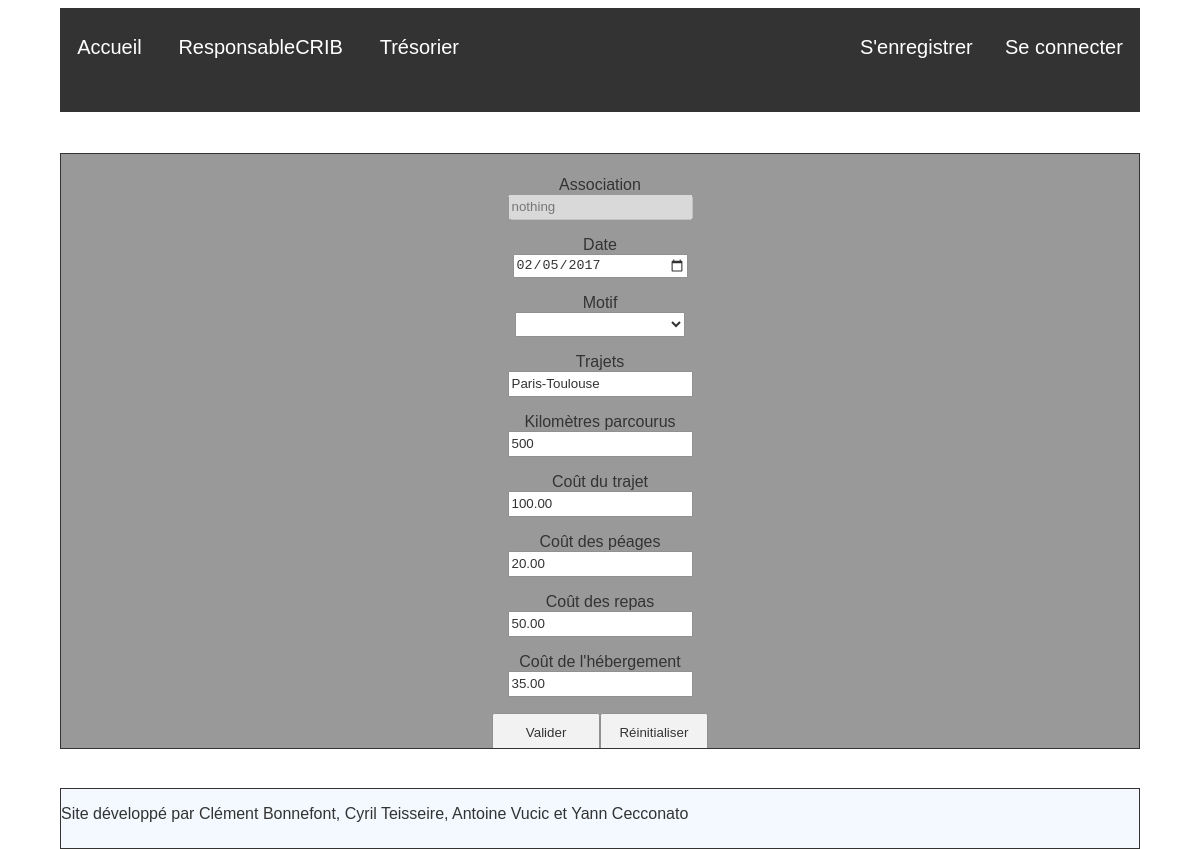
Screenshot of /Pages/Action/edit.php?id=1 with the database file from the repository.
### tables this page shows
CREATE TABLE `ligne_de_frais` (
  `IdFrais` int(11) NOT NULL,
  `DateFrais` date DEFAULT NULL,
  `Trajet` varchar(25) DEFAULT NULL,
  `Km` int(11) DEFAULT NULL,
  `CoutTrajet` decimal(15,2) DEFAULT NULL,
  `CoutPeage` decimal(15,2) DEFAULT NULL,
  `CoutRepas` decimal(15,2) DEFAULT NULL,
  `CoutHebergement` decimal(15,2) DEFAULT NULL,
  `CoutTotal` decimal(15,2) DEFAULT NULL,
  `IdBordereau` int(11) DEFAULT NULL,
  `IdMotifs` int(11) DEFAULT NULL
);

### assets/DAO/DAO.php (called while the page is built, shortened)
<?php
class DAO{
    function __construct(){
        $user = "root";
        $password = "";
        $host = "localhost";
        $name = "fredi";
        $dsn = 'mysql:host=' . $host . ';dbname=' . $name;
        try {
            $pdo = new PDO($dsn, $user, $password, array(PDO::MYSQL_ATTR_INIT_COMMAND => "SET NAMES utf8"));
            $pdo->setAttribute(PDO::ATTR_ERRMODE, PDO::ERRMODE_EXCEPTION);
        } catch (PDOException $e) {
            echo("<p>Erreur lors de la connexion : " . $e->getMessage().'<p>');
        }
        $this->pdo = $pdo;
    }
}
?>

### assets/DAO/ligneDeFraisDAO.php (called while the page is built, shortened)
<?php
class ligneDeFraisDAO extends DAO {
    function findLigneDeFraisById($idFrais) {
        $sql = "select * from ligne_de_frais where idFrais= :idFrais";
        try {
        $sth = $this->pdo->prepare($sql);
        $sth->execute(array(":idFrais" => $idFrais));
        $row = $sth->fetch(PDO::FETCH_ASSOC);
        } catch (PDOException $e) {
        throw new Exception("Erreur lors de la requête SQL : " . $e->getMessage());
        }
        $ligne = new ligneDeFrais($row);
        return $ligne;
    }
}
?>

### assets/class/ligneDeFrais.php (called while the page is built, shortened)
<?php
 class ligneDeFrais{
    private $dateFrais = "?";
    private $trajet = "?";
    private $km = "?";
    private $coutTrajet = "?";
    private $coutPeage = "?";
    private $coutRepas = "?";
    private $coutHebergement = "?";
    function get_dateFrais() {
        return $this->dateFrais;
    }
    function get_trajet() {
        return $this->trajet;
    }
    function get_km() {
        return $this->km;
    }
    function get_coutTrajet() {
        return $this->coutTrajet;
    }
    function get_coutPeage() {
        return $this->coutPeage;
    }
    function get_coutRepas() {
        return $this->coutRepas;
    }
    function get_coutHebergement() {
        return $this->coutHebergement;
    }
    function set_dateFrais($dateFrais) {
        $this->dateFrais = $dateFrais;
    }
    function set_trajet($trajet) {
        $this->trajet = $trajet;
    }
    function set_km($km) {
        $this->km = $km;
    }
    function set_coutTrajet($coutTrajet) {
        $this->coutTrajet = $coutTrajet;
    }
    function set_coutPeage($coutPeage) {
        $this->coutPeage = $coutPeage;
    }
    function set_coutRepas($coutRepas) {
        $this->coutRepas = $coutRepas;
    }
    function set_coutHebergement($coutHebergement) {
        $this->coutHebergement = $coutHebergement;
    }
    function hydrater(array $tableau) {
        foreach ($tableau as $cle => $valeur) {
            $methode = 'set_' . $cle;
        }
    }
}
?>

### Pages/Action/edit.php (the view, shortened to what this page needs)
<?php
$ligneDeFraisDAO = new ligneDeFraisDAO();
$id = isset($_GET['id']) ? $_GET['id'] : $_POST['id'];
$submit = isset($_POST['submit']);
if($submit == 1){
    $association = isset($_POST['association']) ? $_POST['association'] : "";
    $date = isset($_POST['date']) ? $_POST['date'] : "";
    $trajet = isset($_POST['trajet']) ? $_POST['trajet'] : "";
    $kmsParcourus = isset($_POST['kmsParcourus']) ? $_POST['kmsParcourus'] : "";
    $coutTrajet = isset($_POST['coutTrajet']) ? $_POST['coutTrajet'] : "";
    $coutPeages = isset($_POST['coutPeages']) ? $_POST['coutPeages'] : "";
    $coutRepas = isset($_POST['coutRepas']) ? $_POST['coutRepas'] : "";
    $coutHebergement = isset($_POST['coutHebergement']) ? $_POST['coutHebergement'] : "";
    $id = isset($_POST['id']) ? $_POST['id'] : "";
    $ligneDeFraisDAO->updateLigneDeFrais($id, $date, $trajet, $kmsParcourus, $coutTrajet, $coutPeages, $coutRepas, $coutHebergement);
    header("location: ../Bordereau/bordereau.php");
} else {
    $ligneDeFrais = $ligneDeFraisDAO->findLigneDeFraisById($id);
}
?>
<!DOCTYPE html>
<html lang="fr">
  <head>
    <link rel="stylesheet" type="text/css" href="../../assets/css/styles.css"/>
  </head>
  <body>
    <header>
        <?php
          include "../../assets/include/menu2.php";
        ?>
    </header>
    <section>
      <form name="Formulaire" action="edit.php"  method="post" class="formAjouter">
            <p>Association<br/><input type="text" name="association" value="<?php echo  "nothing" ?>" disabled="disabled"></p>
            <p>Date<br/><input type="date" name="date" value="<?php echo $ligneDeFrais->get_dateFrais() ?>"></p>
            <p>Motif<br/><select name="motif" class="motif">
            </select></p>
            <p>Trajets<br/><input type="text" name="trajet" value="<?php echo $ligneDeFrais->get_trajet() ?>"></p>
            <p>Kilomètres parcourus<br/><input type="number" step="0.01" name="kmsParcourus" value="<?php echo $ligneDeFrais->get_km() ?>"></p>
            <p>Coût du trajet<br/><input type="number" step="0.01" name="coutTrajet" value="<?php echo $ligneDeFrais->get_coutTrajet() ?>"></p>
            <p>Coût des péages<br/><input type="number" step="0.01" name="coutPeages" value="<?php echo $ligneDeFrais->get_coutPeage() ?>"></p>
            <p>Coût des repas<br/><input type="number" step="0.01" name="coutRepas" value="<?php echo $ligneDeFrais->get_coutRepas() ?>"></p>
            <p>Coût de l'hébergement<br/><input type="number" step="0.01" name="coutHebergement"  value="<?php echo $ligneDeFrais->get_coutHebergement() ?>"></p>
            <p><input type="submit" name="submit" value="Valider"/><input type="reset" name="reset" value="Réinitialiser"></p>
        </form>
    </section>
    <footer>
        <p>Site développé par Clément Bonnefont, Cyril Teisseire, Antoine Vucic et Yann Cecconato</p>
    </footer>
  </body>
</html>

### assets/css/styles.css (style rules this page uses)
html { font-family : Verdanan, arial, 'times news roman'; opacity: 0.8; padding: 0; margin: 0; }
body { margin: 0px; padding: 0px; background-size: cover; background-repeat:no-repeat; }
header { position : absolute; left: 5%; right: 5%; top : 1%; bottom: 89%; height: 12%; font-size: 1em; background-color : black; border: 1px solid black; word-wrap : break-word; overflow: auto; }
section { position : absolute; height: 70%; left: 5%; right: 5%; top : 18%; background-color : grey; border: 1px solid black; word-wrap : break-word; overflow: auto; }
footer { position : absolute; left: 5%; right: 5%; bottom : 0%; height: 7%; background-color : #F0F8FF; border: 1px solid black; word-wrap : break-word; overflow: hidden; }
.formAjouter { position: relative; text-align : center; font-size : 16px; top: 1%; }
.formAjouter input[type="text"], .formAjouter input[type="password"], .formAjouter input[type="number"] { height: 20px; }
.formAjouter input[type="date"] { height: 20px; width: 170px; }
.formAjouter select[class="association"], .formAjouter select[class="motif"] { height: 25px; width: 170px; }
.formAjouter input[type="submit"], .formAjouter input[type="reset"] { height: 40px; width: 10%; }

### rows the page displays
ligne_de_frais: date "02/05/2017", trajet "Paris-Toulouse", kmsParcourus "500", coutTrajet "100.00", coutPeages "20.00", coutRepas "50.00", coutHebergement "35.00"
